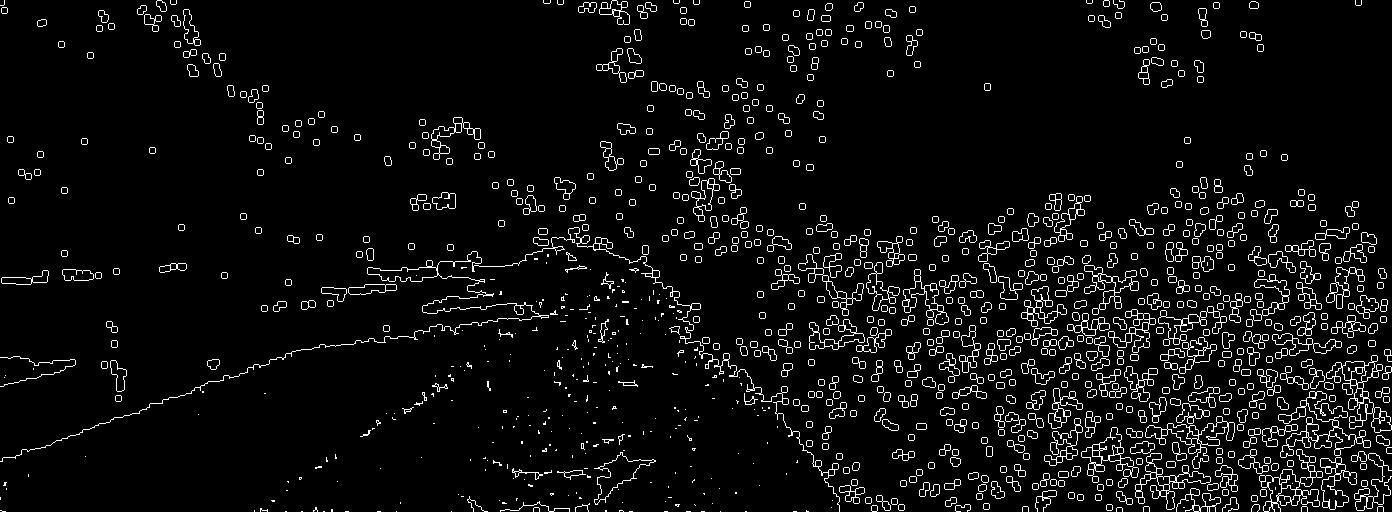
#> input picture test6.jpg, 1392 x 512 px
$ python -i combined_thresh.py   (imports and definitions only)   (older library calls are emulated)
#> lines starting #> are read from the running program, lines starting #| are printed output that depends on the picture; after the words box and inside, x2 and y2 are one past the last pixel; in counts of white or black regions, pixels touching at a corner belong together
#> further down, picture is the input picture: shape (512, 1392, 3); min 0, max 255, mean 14.6
import numpy as np
import cv2
import matplotlib.pyplot as plt
import matplotlib.image as mpimg
import pickle


def abs_sobel_thresh(img, orient='x', thresh_min=20, thresh_max=100):
	"""
	Takes an image, gradient orientation, and threshold min/max values
	"""
#> called with orient = 'x', thresh_min = 20, thresh_max = 100
	# Convert to grayscale
	gray = cv2.cvtColor(img, cv2.COLOR_RGB2GRAY)
	# Apply x or y gradient with the OpenCV Sobel() function
	# and take the absolute value
	if orient == 'x':
		abs_sobel = np.absolute(cv2.Sobel(gray, cv2.CV_64F, 1, 0))
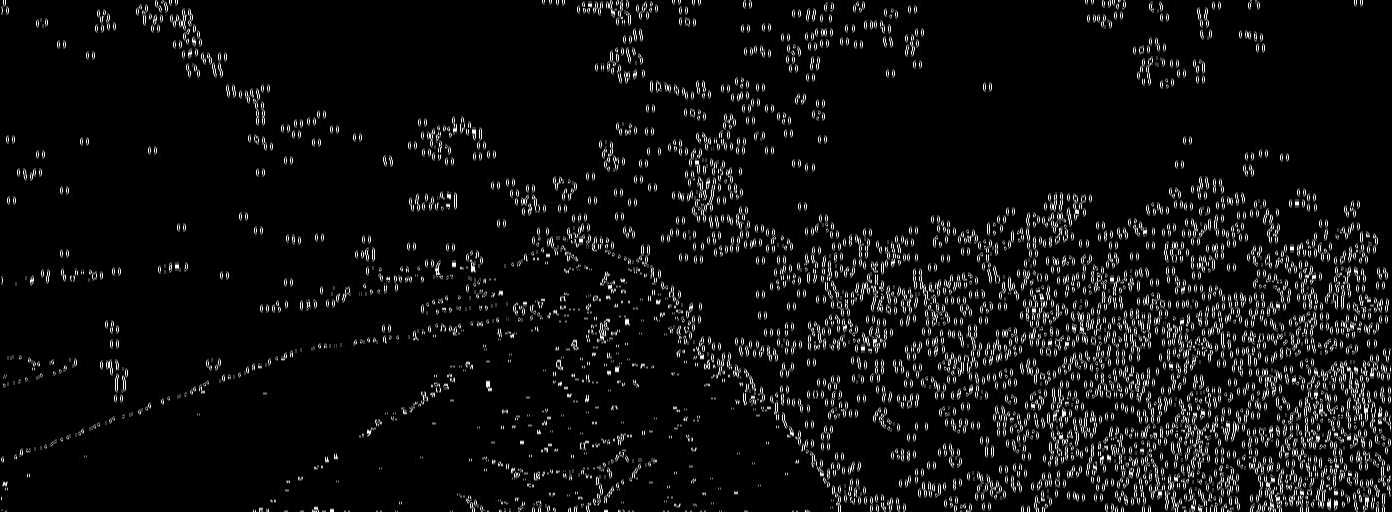
#> abs_sobel: shape (512, 1392) float64; min 0, max 1020, mean 63; drawn with min black and max white
	if orient == 'y':
		abs_sobel = np.absolute(cv2.Sobel(gray, cv2.CV_64F, 0, 1))
	# Rescale back to 8 bit integer
	scaled_sobel = np.uint8(255*abs_sobel/np.max(abs_sobel))
	# Create a copy and apply the threshold
	binary_output = np.zeros_like(scaled_sobel)
	# Here I'm using inclusive (>=, <=) thresholds, but exclusive is ok too
	binary_output[(scaled_sobel >= thresh_min) & (scaled_sobel <= thresh_max)] = 1

	# Return the result
	return binary_output

# [78 lines left out: functions mag_thresh, dir_threshold, hls_thresh, combined_thresh, not called in this run]


# [30 lines not run here, left out]

>>> import cv2
>>> picture = cv2.cvtColor(cv2.imread('test6.jpg'), cv2.COLOR_BGR2RGB)
>>> result = abs_sobel_thresh(picture)
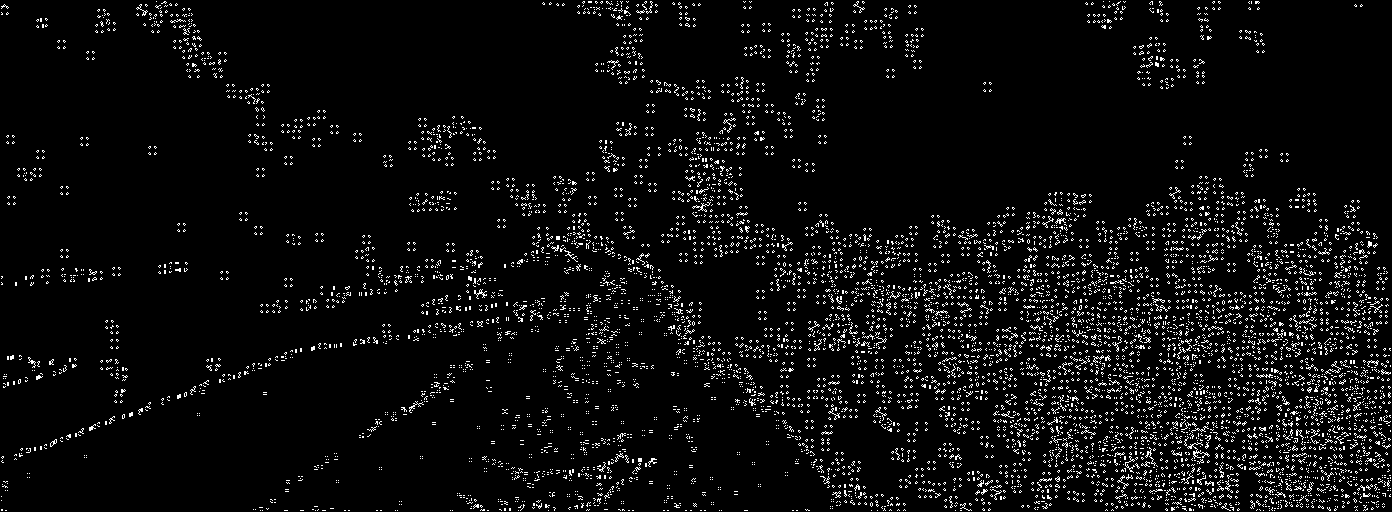
#> result: shape (512, 1392); values 0 (black) and 1 (white), 5.1% white in thin lines or dots

$ run again, on 043.png
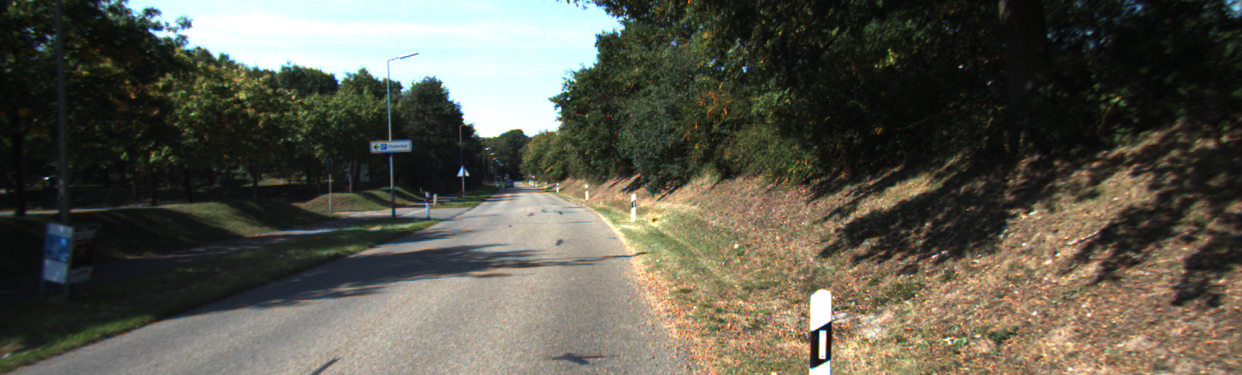
#> input picture 043.png, 1242 x 375 px
#> in abs_sobel_thresh, `abs_sobel = np.absolute(cv2.Sobel(gray, cv2.CV_64F, 1, 0))`:
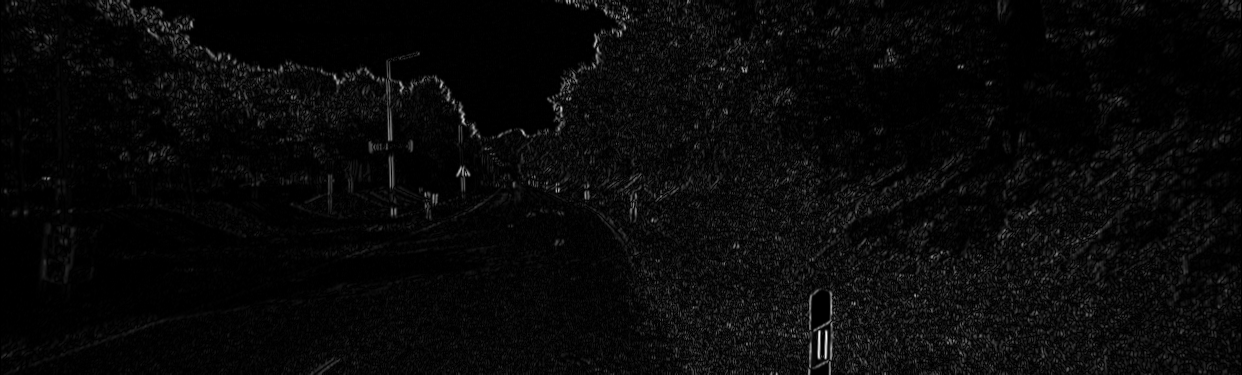
#> abs_sobel: shape (375, 1242) float64; min 0, max 853, mean 30.7; drawn with min black and max white
#> `result = abs_sobel_thresh(picture)`:
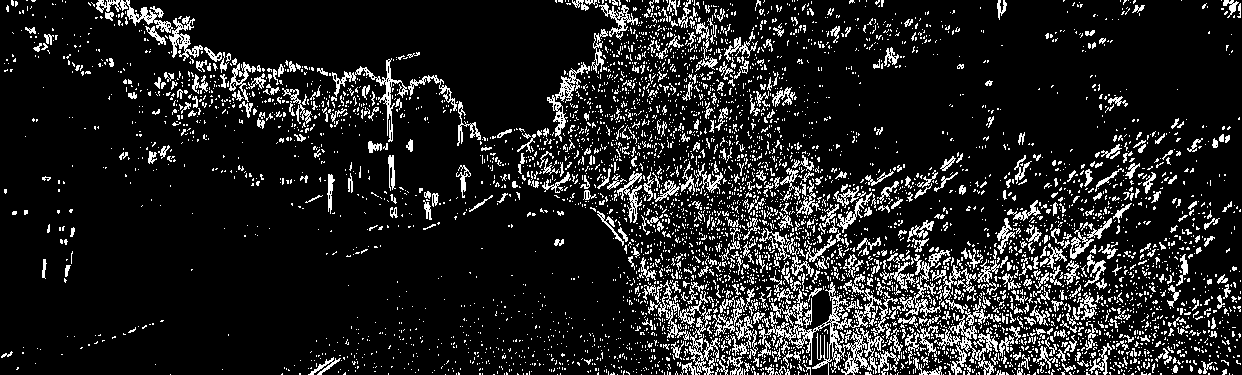
#> result: shape (375, 1242); values 0 (black) and 1 (white), 13.1% white in thin lines or dots

$ run again, on eroded1.png
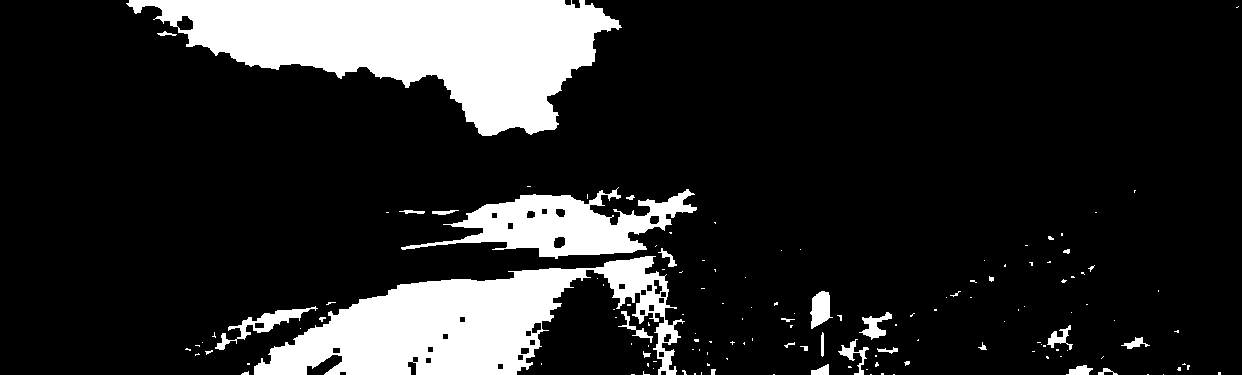
#> input picture eroded1.png, 1242 x 375 px
#> picture is the input picture: shape (375, 1242, 3); 15.8% white; 143 white regions (112 under 20 px), largest, box (x1, y1, x2, y2) and area: (126, 0, 622, 136) 35168, (254, 256, 685, 375) 24631, (401, 187, 697, 259) 9108
#> in abs_sobel_thresh, `abs_sobel = np.absolute(cv2.Sobel(gray, cv2.CV_64F, 1, 0))`:
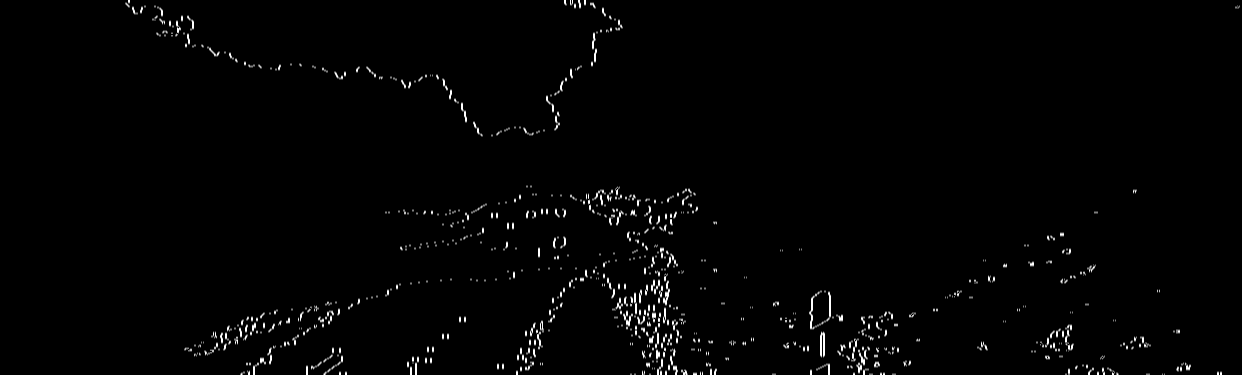
#> abs_sobel: shape (375, 1242) float64; min 0, max 1020, mean 13.6; drawn with min black and max white
#> `result = abs_sobel_thresh(picture)`:
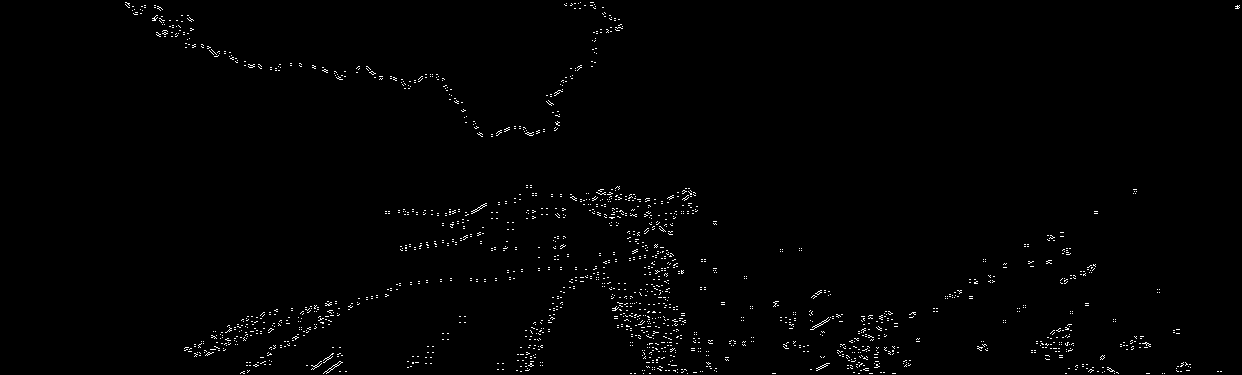
#> result: shape (375, 1242); values 0 (black) and 1 (white), 0.99% white in thin lines or dots, all inside (x1, y1, x2, y2) = (125, 2, 1240, 374)

$ run again, on eroded2.png
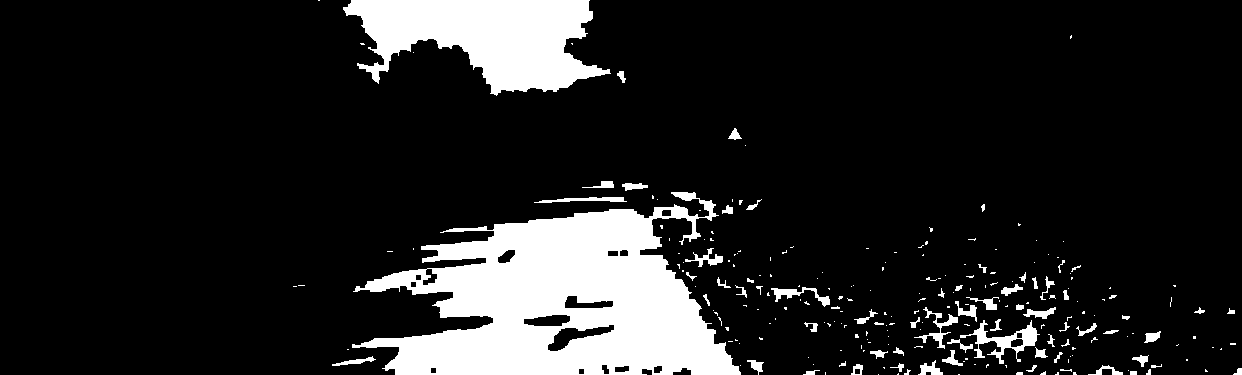
#> input picture eroded2.png, 1242 x 375 px
#> picture is the input picture: shape (375, 1242, 3); 13.4% white; 237 white regions (166 under 20 px), largest, box (x1, y1, x2, y2) and area: (352, 192, 741, 375) 39983, (343, 0, 611, 96) 15406, (960, 320, 1040, 364) 993
#> in abs_sobel_thresh, `abs_sobel = np.absolute(cv2.Sobel(gray, cv2.CV_64F, 1, 0))`:
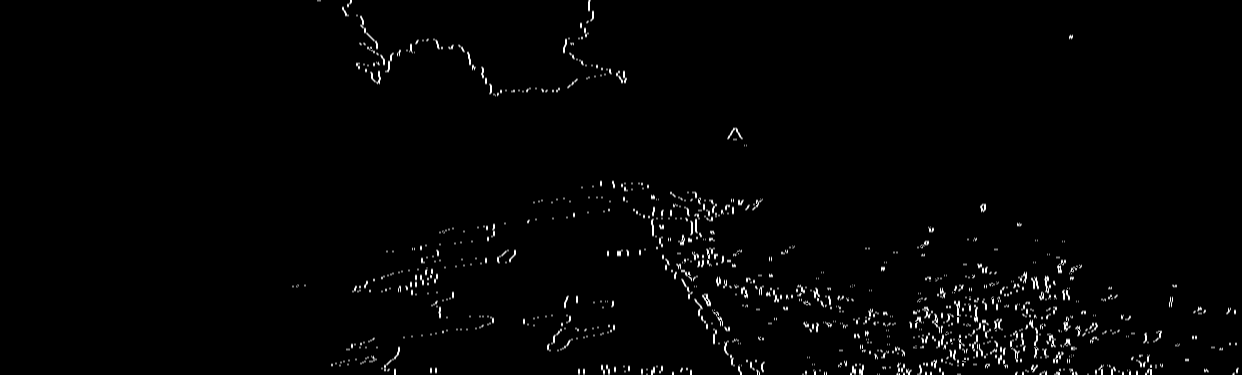
#> abs_sobel: shape (375, 1242) float64; min 0, max 1020, mean 15.4; drawn with min black and max white
#> `result = abs_sobel_thresh(picture)`:
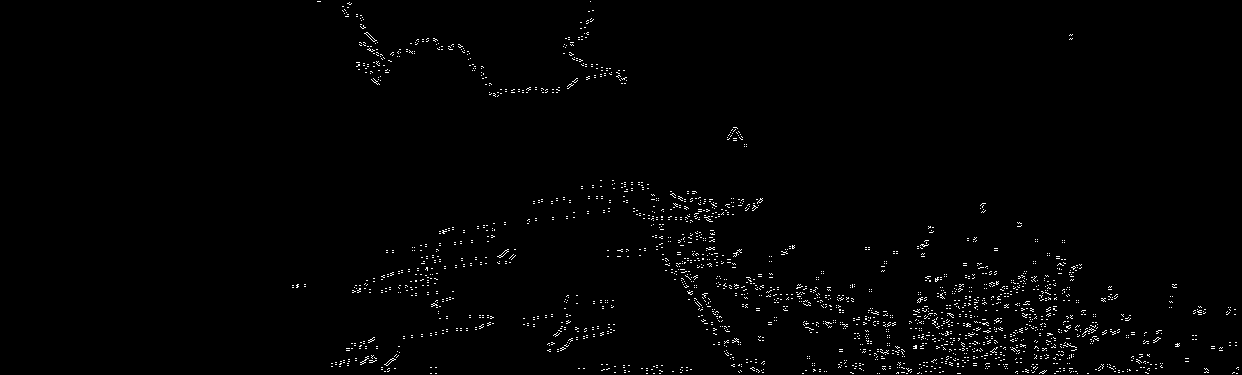
#> result: shape (375, 1242); values 0 (black) and 1 (white), 1.2% white in thin lines or dots, all inside (x1, y1, x2, y2) = (292, 1, 1239, 374)
